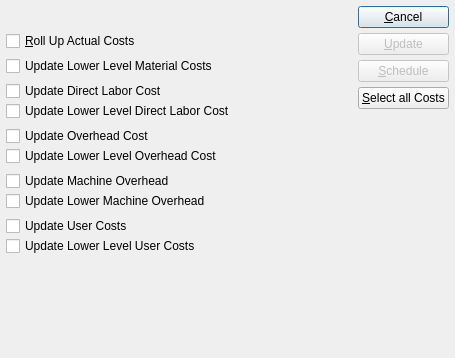
<ui version="4.0" >
 <author></author>
 <comment>This file is part of the xTuple ERP: PostBooks Edition, a free and
open source Enterprise Resource Planning software suite,
Copyright (c) 1999-2011 by OpenMFG LLC, d/b/a xTuple.
It is licensed to you under the Common Public Attribution License
version 1.0, the full text of which (including xTuple-specific Exhibits)
is available at www.xtuple.com/CPAL.  By using this software, you agree
to be bound by its terms.</comment>
 <class>updateActualCostsByItem</class>
 <widget class="QDialog" name="updateActualCostsByItem" >
  <property name="geometry" >
   <rect>
    <x>0</x>
    <y>0</y>
    <width>455</width>
    <height>358</height>
   </rect>
  </property>
  <property name="windowTitle" >
   <string>Update Actual Costs by Item</string>
  </property>
  <layout class="QVBoxLayout" >
   <property name="margin" >
    <number>6</number>
   </property>
   <property name="spacing" >
    <number>0</number>
   </property>
   <item>
    <layout class="QHBoxLayout" >
     <property name="margin" >
      <number>0</number>
     </property>
     <property name="spacing" >
      <number>7</number>
     </property>
     <item>
      <layout class="QVBoxLayout" >
       <property name="margin" >
        <number>0</number>
       </property>
       <property name="spacing" >
        <number>5</number>
       </property>
       <item>
        <layout class="QHBoxLayout" >
         <property name="margin" >
          <number>0</number>
         </property>
         <property name="spacing" >
          <number>0</number>
         </property>
         <item>
          <widget class="ItemCluster" name="_item" />
         </item>
         <item>
          <spacer>
           <property name="orientation" >
            <enum>Qt::Horizontal</enum>
           </property>
           <property name="sizeType" >
            <enum>QSizePolicy::Expanding</enum>
           </property>
           <property name="sizeHint" >
            <size>
             <width>20</width>
             <height>20</height>
            </size>
           </property>
          </spacer>
         </item>
        </layout>
       </item>
       <item>
        <layout class="QHBoxLayout" >
         <property name="margin" >
          <number>0</number>
         </property>
         <property name="spacing" >
          <number>0</number>
         </property>
         <item>
          <widget class="QCheckBox" name="_rollUp" >
           <property name="text" >
            <string>&amp;Roll Up Actual Costs</string>
           </property>
          </widget>
         </item>
         <item>
          <spacer>
           <property name="orientation" >
            <enum>Qt::Horizontal</enum>
           </property>
           <property name="sizeType" >
            <enum>QSizePolicy::Expanding</enum>
           </property>
           <property name="sizeHint" >
            <size>
             <width>20</width>
             <height>20</height>
            </size>
           </property>
          </spacer>
         </item>
        </layout>
       </item>
       <item>
        <layout class="QHBoxLayout" >
         <property name="margin" >
          <number>0</number>
         </property>
         <property name="spacing" >
          <number>0</number>
         </property>
         <item>
          <widget class="QCheckBox" name="_lowerMaterial" >
           <property name="text" >
            <string>Update Lower Level Material Costs</string>
           </property>
          </widget>
         </item>
         <item>
          <spacer>
           <property name="orientation" >
            <enum>Qt::Horizontal</enum>
           </property>
           <property name="sizeType" >
            <enum>QSizePolicy::Preferred</enum>
           </property>
           <property name="sizeHint" >
            <size>
             <width>20</width>
             <height>20</height>
            </size>
           </property>
          </spacer>
         </item>
        </layout>
       </item>
       <item>
        <layout class="QVBoxLayout" >
         <property name="margin" >
          <number>0</number>
         </property>
         <property name="spacing" >
          <number>0</number>
         </property>
         <item>
          <layout class="QHBoxLayout" >
           <property name="margin" >
            <number>0</number>
           </property>
           <property name="spacing" >
            <number>0</number>
           </property>
           <item>
            <widget class="QCheckBox" name="_directLabor" >
             <property name="text" >
              <string>Update Direct Labor Cost</string>
             </property>
            </widget>
           </item>
           <item>
            <spacer>
             <property name="orientation" >
              <enum>Qt::Horizontal</enum>
             </property>
             <property name="sizeType" >
              <enum>QSizePolicy::Preferred</enum>
             </property>
             <property name="sizeHint" >
              <size>
               <width>20</width>
               <height>0</height>
              </size>
             </property>
            </spacer>
           </item>
          </layout>
         </item>
         <item>
          <layout class="QHBoxLayout" >
           <property name="margin" >
            <number>0</number>
           </property>
           <property name="spacing" >
            <number>0</number>
           </property>
           <item>
            <widget class="QCheckBox" name="_lowerDirectLabor" >
             <property name="text" >
              <string>Update Lower Level Direct Labor Cost</string>
             </property>
            </widget>
           </item>
           <item>
            <spacer>
             <property name="orientation" >
              <enum>Qt::Horizontal</enum>
             </property>
             <property name="sizeType" >
              <enum>QSizePolicy::Preferred</enum>
             </property>
             <property name="sizeHint" >
              <size>
               <width>20</width>
               <height>0</height>
              </size>
             </property>
            </spacer>
           </item>
          </layout>
         </item>
        </layout>
       </item>
       <item>
        <layout class="QVBoxLayout" >
         <property name="margin" >
          <number>0</number>
         </property>
         <property name="spacing" >
          <number>0</number>
         </property>
         <item>
          <layout class="QHBoxLayout" >
           <property name="margin" >
            <number>0</number>
           </property>
           <property name="spacing" >
            <number>0</number>
           </property>
           <item>
            <widget class="QCheckBox" name="_overhead" >
             <property name="text" >
              <string>Update Overhead Cost</string>
             </property>
            </widget>
           </item>
           <item>
            <spacer>
             <property name="orientation" >
              <enum>Qt::Horizontal</enum>
             </property>
             <property name="sizeType" >
              <enum>QSizePolicy::Preferred</enum>
             </property>
             <property name="sizeHint" >
              <size>
               <width>20</width>
               <height>0</height>
              </size>
             </property>
            </spacer>
           </item>
          </layout>
         </item>
         <item>
          <layout class="QHBoxLayout" >
           <property name="margin" >
            <number>0</number>
           </property>
           <property name="spacing" >
            <number>0</number>
           </property>
           <item>
            <widget class="QCheckBox" name="_lowerOverhead" >
             <property name="text" >
              <string>Update Lower Level Overhead Cost</string>
             </property>
            </widget>
           </item>
           <item>
            <spacer>
             <property name="orientation" >
              <enum>Qt::Horizontal</enum>
             </property>
             <property name="sizeType" >
              <enum>QSizePolicy::Preferred</enum>
             </property>
             <property name="sizeHint" >
              <size>
               <width>20</width>
               <height>0</height>
              </size>
             </property>
            </spacer>
           </item>
          </layout>
         </item>
        </layout>
       </item>
       <item>
        <layout class="QVBoxLayout" >
         <property name="margin" >
          <number>0</number>
         </property>
         <property name="spacing" >
          <number>0</number>
         </property>
         <item>
          <layout class="QHBoxLayout" >
           <property name="margin" >
            <number>0</number>
           </property>
           <property name="spacing" >
            <number>0</number>
           </property>
           <item>
            <widget class="QCheckBox" name="_machOverhead" >
             <property name="text" >
              <string>Update Machine Overhead</string>
             </property>
            </widget>
           </item>
           <item>
            <spacer>
             <property name="orientation" >
              <enum>Qt::Horizontal</enum>
             </property>
             <property name="sizeType" >
              <enum>QSizePolicy::Preferred</enum>
             </property>
             <property name="sizeHint" >
              <size>
               <width>20</width>
               <height>0</height>
              </size>
             </property>
            </spacer>
           </item>
          </layout>
         </item>
         <item>
          <layout class="QHBoxLayout" >
           <property name="margin" >
            <number>0</number>
           </property>
           <property name="spacing" >
            <number>0</number>
           </property>
           <item>
            <widget class="QCheckBox" name="_lowerMachOverhead" >
             <property name="text" >
              <string>Update Lower Machine Overhead</string>
             </property>
            </widget>
           </item>
           <item>
            <spacer>
             <property name="orientation" >
              <enum>Qt::Horizontal</enum>
             </property>
             <property name="sizeType" >
              <enum>QSizePolicy::Preferred</enum>
             </property>
             <property name="sizeHint" >
              <size>
               <width>20</width>
               <height>0</height>
              </size>
             </property>
            </spacer>
           </item>
          </layout>
         </item>
        </layout>
       </item>
       <item>
        <layout class="QVBoxLayout" >
         <property name="margin" >
          <number>0</number>
         </property>
         <property name="spacing" >
          <number>0</number>
         </property>
         <item>
          <layout class="QHBoxLayout" >
           <property name="margin" >
            <number>0</number>
           </property>
           <property name="spacing" >
            <number>0</number>
           </property>
           <item>
            <widget class="QCheckBox" name="_user" >
             <property name="text" >
              <string>Update User Costs</string>
             </property>
            </widget>
           </item>
           <item>
            <spacer>
             <property name="orientation" >
              <enum>Qt::Horizontal</enum>
             </property>
             <property name="sizeType" >
              <enum>QSizePolicy::Expanding</enum>
             </property>
             <property name="sizeHint" >
              <size>
               <width>20</width>
               <height>20</height>
              </size>
             </property>
            </spacer>
           </item>
          </layout>
         </item>
         <item>
          <layout class="QHBoxLayout" >
           <property name="margin" >
            <number>0</number>
           </property>
           <property name="spacing" >
            <number>0</number>
           </property>
           <item>
            <widget class="QCheckBox" name="_lowerUser" >
             <property name="text" >
              <string>Update Lower Level User Costs</string>
             </property>
            </widget>
           </item>
           <item>
            <spacer>
             <property name="orientation" >
              <enum>Qt::Horizontal</enum>
             </property>
             <property name="sizeType" >
              <enum>QSizePolicy::Preferred</enum>
             </property>
             <property name="sizeHint" >
              <size>
               <width>20</width>
               <height>20</height>
              </size>
             </property>
            </spacer>
           </item>
          </layout>
         </item>
        </layout>
       </item>
      </layout>
     </item>
     <item>
      <layout class="QVBoxLayout" >
       <property name="margin" >
        <number>0</number>
       </property>
       <property name="spacing" >
        <number>5</number>
       </property>
       <item>
        <widget class="QPushButton" name="_close" >
         <property name="text" >
          <string>&amp;Cancel</string>
         </property>
        </widget>
       </item>
       <item>
        <widget class="QPushButton" name="_update" >
         <property name="enabled" >
          <bool>false</bool>
         </property>
         <property name="text" >
          <string>&amp;Update</string>
         </property>
        </widget>
       </item>
       <item>
        <widget class="QPushButton" name="_submit" >
         <property name="enabled" >
          <bool>false</bool>
         </property>
         <property name="text" >
          <string>&amp;Schedule</string>
         </property>
        </widget>
       </item>
       <item>
        <widget class="QPushButton" name="_selectAll" >
         <property name="enabled" >
          <bool>true</bool>
         </property>
         <property name="text" >
          <string>&amp;Select all Costs</string>
         </property>
        </widget>
       </item>
       <item>
        <spacer>
         <property name="orientation" >
          <enum>Qt::Vertical</enum>
         </property>
         <property name="sizeHint" >
          <size>
           <width>20</width>
           <height>20</height>
          </size>
         </property>
        </spacer>
       </item>
      </layout>
     </item>
    </layout>
   </item>
   <item>
    <spacer>
     <property name="orientation" >
      <enum>Qt::Vertical</enum>
     </property>
     <property name="sizeType" >
      <enum>QSizePolicy::Expanding</enum>
     </property>
     <property name="sizeHint" >
      <size>
       <width>20</width>
       <height>20</height>
      </size>
     </property>
    </spacer>
   </item>
  </layout>
 </widget>
 <layoutdefault spacing="6" margin="11" />
 <pixmapfunction>qPixmapFromMimeSource</pixmapfunction>
 <customwidgets>
  <customwidget>
   <class>ItemCluster</class>
   <extends>QWidget</extends>
   <header>itemcluster.h</header>
  </customwidget>
 </customwidgets>
 <tabstops>
  <tabstop>_item</tabstop>
  <tabstop>_rollUp</tabstop>
  <tabstop>_lowerMaterial</tabstop>
  <tabstop>_directLabor</tabstop>
  <tabstop>_lowerDirectLabor</tabstop>
  <tabstop>_overhead</tabstop>
  <tabstop>_lowerOverhead</tabstop>
  <tabstop>_machOverhead</tabstop>
  <tabstop>_lowerMachOverhead</tabstop>
  <tabstop>_user</tabstop>
  <tabstop>_lowerUser</tabstop>
  <tabstop>_update</tabstop>
  <tabstop>_submit</tabstop>
  <tabstop>_selectAll</tabstop>
  <tabstop>_close</tabstop>
 </tabstops>
 <includes/>
 <resources/>
 <connections>
  <connection>
   <sender>_item</sender>
   <signal>valid(bool)</signal>
   <receiver>_update</receiver>
   <slot>setEnabled(bool)</slot>
   <hints>
    <hint type="sourcelabel" >
     <x>20</x>
     <y>20</y>
    </hint>
    <hint type="destinationlabel" >
     <x>20</x>
     <y>20</y>
    </hint>
   </hints>
  </connection>
  <connection>
   <sender>_item</sender>
   <signal>valid(bool)</signal>
   <receiver>_submit</receiver>
   <slot>setEnabled(bool)</slot>
   <hints>
    <hint type="sourcelabel" >
     <x>20</x>
     <y>20</y>
    </hint>
    <hint type="destinationlabel" >
     <x>20</x>
     <y>20</y>
    </hint>
   </hints>
  </connection>
  <connection>
   <sender>_close</sender>
   <signal>clicked()</signal>
   <receiver>updateActualCostsByItem</receiver>
   <slot>reject()</slot>
   <hints>
    <hint type="sourcelabel" >
     <x>20</x>
     <y>20</y>
    </hint>
    <hint type="destinationlabel" >
     <x>20</x>
     <y>20</y>
    </hint>
   </hints>
  </connection>
 </connections>
</ui>
